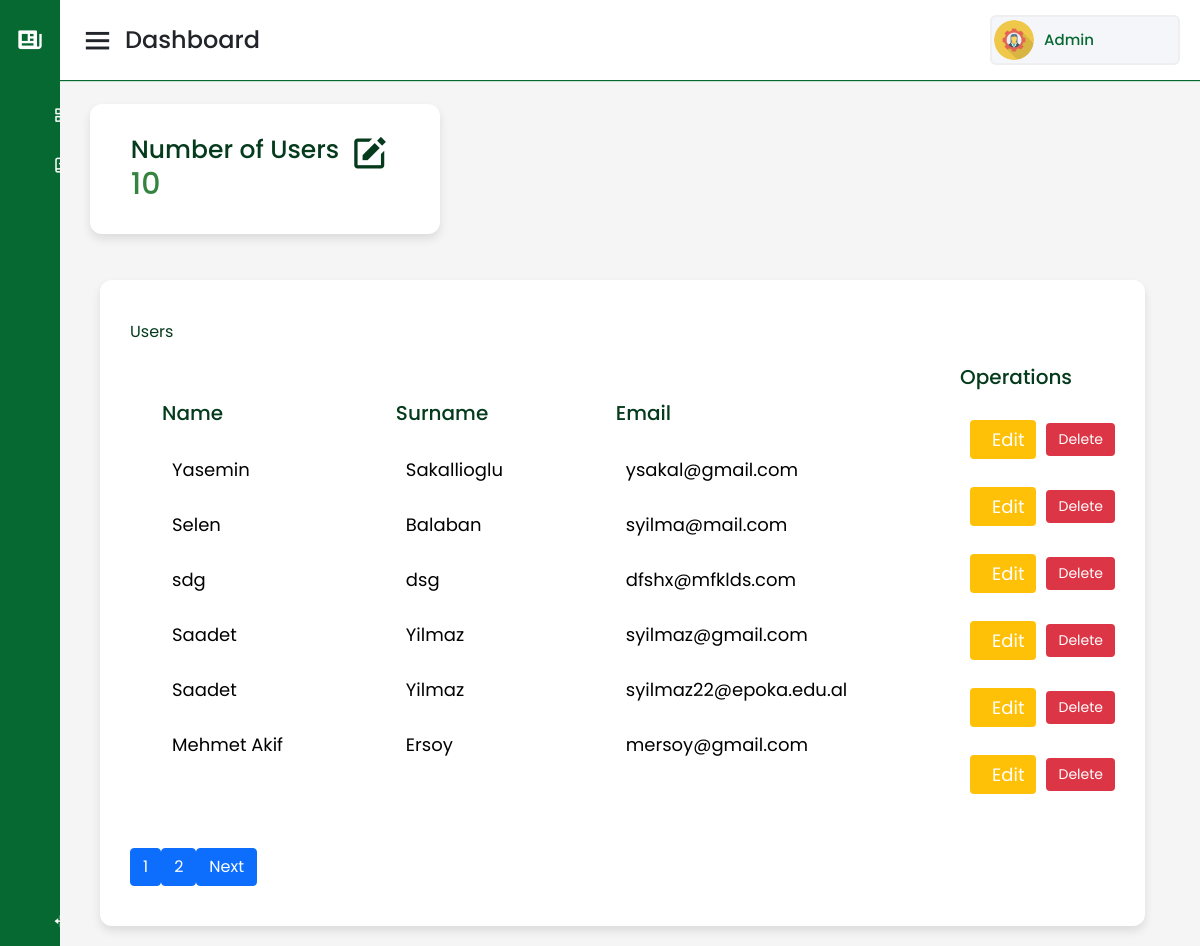
Page / (signed in) on the committed database.
### tables this page shows
CREATE TABLE `user` (
  `id` int(11) NOT NULL,
  `name` varchar(30) NOT NULL,
  `surname` varchar(30) NOT NULL,
  `age` int(10) UNSIGNED NOT NULL,
  `gender` varchar(20) NOT NULL,
  `email` varchar(300) NOT NULL,
  `password` varchar(255) NOT NULL
);

### index.php (the view, shortened to what this page needs)
<?php include 'sidebar.php'; ?>
<div class="home-content">
    <div class="overview-boxes">
        <div class="box">
            <div class="right-side">
                <div class="box-topic">Number of Users</div>
                <?php
                include 'db.php';
                $sql = "SELECT COUNT(*) as user_count FROM user";
                $result = $conn->query($sql);
                $user_count = 0;
                if ($result->num_rows > 0) {
                    $row = $result->fetch_assoc();
                    $user_count = $row['user_count'];
                }
                ?>
                <div class="number"><?php echo $user_count; ?></div>
            </div>
            <i class='bx bxs-edit'></i>
        </div>
    </div>
    <?php
    if ($user_count > 0) {
        $results_per_page = 6;
        $number_of_pages = ceil($user_count / $results_per_page);
        $current_page = isset($_GET['page']) ? (int)$_GET['page'] : 1;
        $start_from = ($current_page - 1) * $results_per_page;
        include 'db.php';
        $sql = "SELECT id, name, surname, email, age FROM user ORDER BY name DESC LIMIT $start_from, $results_per_page";
        $result = $conn->query($sql);
        ?>
        <div class="user-boxes">
            <div class="posted-users box">
                <div class="topic">Users</div>
                <div class="user-details">
                    <?php
                    if ($result->num_rows > 0) {
                        echo '<ul class="details">';
                        echo '<li class="topic">Name</li>';
                        while ($row = $result->fetch_assoc()) {
                            echo '<li class="user-item"><a href="display_user.php?id=' . $row["id"] . '">' . $row["name"] . '</a></li>';
                        }
                        echo '</ul>';
                        $result->data_seek(0);
                        echo '<ul class="details">';
                        echo '<li class="topic">Surname</li>';
                        while ($row = $result->fetch_assoc()) {
                            echo '<li class="user-item"><a href="display_user.php?id=' . $row["id"] . '">' . $row["surname"] . '</a></li>';
                        }
                        echo '</ul>';
                        $result->data_seek(0);
                        echo '<ul class="details">';
                        echo '<li class="topic">Email</li>';
                        while ($row = $result->fetch_assoc()) {
                            echo '<li class="user-item"><a href="display_user.php?id=' . $row["id"] . '">' . $row["email"] . '</a></li>';
                        }
                        echo '</ul>';
                        $result->data_seek(0);
                        echo '<ul class="details">';
                        echo '<li class="topic">Operations</li>';
                        while ($row = $result->fetch_assoc()) {
                            echo '<li class="user-item">';
                            echo '<button type="button" class="btn btn-warning"><a href="edit_user.php?id=' . $row["id"] . '">Edit</a></button>';
                            echo '<button type="button" class="btn btn-danger" onclick="confirmDelete(' . $row["id"] . ')">Delete</button>';
                            echo '</li>';
                        }
                        echo '</ul>';
                    } else {
                        echo '<p>No users found.</p>';
                    }
                    ?>
                </div>
                <div class="pagination" style="text-align: center; margin-top: 20px;">
                    <?php
                    for ($page = 1; $page <= $number_of_pages; $page++) {
                        echo '<a href="index.php?page=' . $page . '" class="btn btn-primary">' . $page . '</a> ';
                    }
                    if ($current_page < $number_of_pages) {
                        echo '<a href="index.php?page=' . ($current_page + 1) . '" class="btn btn-primary">Next</a>';
                    }
                    ?>
                </div>
            </div>
        </div>
    <?php } ?>
</div>
<?php include 'footer.php'; ?>

### sidebar.php (shortened to what this page needs)
<!DOCTYPE html>
<html lang="en" dir="ltr">
<head>
    <link rel="stylesheet" href="indexstyle.css">
    <link href='https://unpkg.com/boxicons@2.0.7/css/boxicons.min.css' rel='stylesheet'>
    <link href="https://cdn.jsdelivr.net/npm/bootstrap@5.1.3/dist/css/bootstrap.min.css" rel="stylesheet">
</head>
<body>
<div class="sidebar">
    <div class="logo-details">
        <i class='bx bxs-news bx-tada'></i>
        <span class="logo_name">Admin Page</span>
    </div>
    <ul class="nav-links">
        <li><a href="index.php" class="active"><i class='bx bx-grid-alt'></i><span class="links_name">Dashboard</span></a></li>
        <li><a href="add_user.php"><i class='bx bx-book-add'></i><span class="links_name">Add User</span></a></li>
        <li class="log_out"><a href="logout.php"><i class='bx bx-log-out'></i><span class="links_name">Log out</span></a></li>
    </ul>
</div>
<section class="home-section">
    <nav>
        <div class="sidebar-button">
            <i class='bx bx-menu sidebarBtn'></i>
            <span class="dashboard">Dashboard</span>
        </div>
        <div class="profile-details">
            <img src="admin.png" alt="">
            <span class="admin_name">Admin</span>
        </div>
    </nav>

### footer.php (shortened to what this page needs)
</section>
</body>
</html>

### indexstyle.css (style rules this page uses)
* { margin: 0; padding: 0; box-sizing: border-box; font-family: 'Poppins', sans-serif; }
.sidebar { position: fixed; height: 100%; width: 240px; background: #076932; transition: all 0.5s ease; }
.sidebar .logo-details { height: 80px; display: flex; align-items: center; }
.sidebar .logo-details i { font-size: 28px; color: #fff; min-width: 60px; text-align: center; }
.sidebar .logo-details .logo_name { color: #fff; font-size: 24px; font-weight: 500; }
.sidebar .nav-links { margin-top: 10px; }
.sidebar .nav-links li { list-style: none; height: 50px; }
.sidebar .nav-links li a { height: 100%; width: 100%; display: flex; align-items: center; text-decoration: none; transition: all 0.4s ease; }
.sidebar .nav-links li a.active { background: #076932; }
.sidebar .nav-links li a .links_name { color: #fff; font-size: 15px; }
.sidebar .nav-links .log_out { position: absolute; bottom: 0; width: 100%; }
.home-section { position: relative; background: #f5f5f5; min-height: 100vh; width: calc(100% - 240px); left: 240px; transition: all 0.5s ease; }
.home-section nav { display: flex; justify-content: space-between; height: 80px; background: #fff; display: flex; align-items: center; position: fixed; width: calc(100% - 240px); left: 240px; z-index: 100; padding: 0 20px; box-shadow: 0 1px 1px #076932; transition: all 0.5s ease; }
.home-section nav .sidebar-button { display: flex; align-items: center; font-size: 24px; font-weight: 500; }
nav .sidebar-button i { font-size: 35px; margin-right: 10px; }
.home-section nav .profile-details { display: flex; align-items: center; background: #F5F6FA; border: 2px solid #EFEEF1; border-radius: 6px; height: 50px; min-width: 190px; padding: 0 15px 0 2px; }
nav .profile-details img { height: 40px; width: 40px; border-radius: 50%; object-fit: cover; }
nav .profile-details .admin_name { font-size: 15px; font-weight: 500; color: #076932; margin: 0 10px; white-space: nowrap; }
.home-section .home-content { position: relative; padding-top: 104px; color: #053b1c; }
.home-content .overview-boxes { display: flex; align-items: center; flex-wrap: wrap; padding: 0 30px; margin-bottom: 26px; }
.overview-boxes .box { display: flex; align-items: center; justify-content: center; width: 350px; height: 130px; background: #fff; padding: 20px 20px; border-radius: 12px; box-shadow: 0 5px 10px rgba(0, 0, 0, 0.1); }
.overview-boxes .box-topic { font-size: 25px; font-weight: 500; }
.home-content .box .number { display: inline-block; font-size: 30px; margin-top: -6px; font-weight: 500; color: rgb(52, 132, 64); }
.home-content .box i.bx.bxs-edit { font-size: 2.5em; margin: 10px; margin-top: -20px; }
.home-content .user-boxes { display: flex; justify-content: space-between; padding: 0 20px; }
.user-boxes .box { position: relative; }
.home-content .user-boxes .posted-users { width: 95%; background: #fff; padding: 40px 30px; margin: 20px 20px; border-radius: 12px; box-shadow: 0 5px 10px rgba(0, 0, 0, 0.1); }
.home-content .user-boxes .user-details { display: flex; align-items: center; justify-content: space-between; flex-wrap: wrap; }
.user-boxes .user-details li.topic { font-size: 20px; font-weight: 500; }
.user-boxes .user-details li { list-style: none; margin: 8px 0; padding: 10px 0; }
.user-boxes .user-details li a { font-size: 18px; color: #000; font-weight: 400; text-decoration: none; display: inline-block; padding-left: 10px; }
.user-boxes .user-details li.user-item { display: flex; align-items: center; }
.user-boxes .user-details li.user-item button { margin-left: 10px; }
.user-boxes .user-details button.btn { padding: 6px 12px; font-size: 14px; border: none; border-radius: 4px; cursor: pointer; }
.user-boxes .user-details .btn-warning a, .user-boxes .user-details .btn-danger a { color: #fff; text-decoration: none; }
@media (max-width: 1240px) { .sidebar { width: 60px; } }
@media (max-width: 1240px) { .home-section { width: calc(100% - 60px); left: 60px; } }
@media (max-width: 1240px) { .home-section nav { width: calc(100% - 60px); left: 60px; } }

### rows in the picture
user: name "Yasemin", surname "Sakallioglu", email "ysakal@gmail.com"
user: name "Selen", surname "Balaban", email "syilma@mail.com"
user: name "sdg", surname "dsg", email "dfshx@mfklds.com"
user: name "Saadet", surname "Yilmaz", email "syilmaz@gmail.com"
user: name "Saadet", surname "Yilmaz", email "syilmaz22@epoka.edu.al"
user: name "Mehmet Akif", surname "Ersoy", email "mersoy@gmail.com"

### other values in the picture
$user_count "10"
